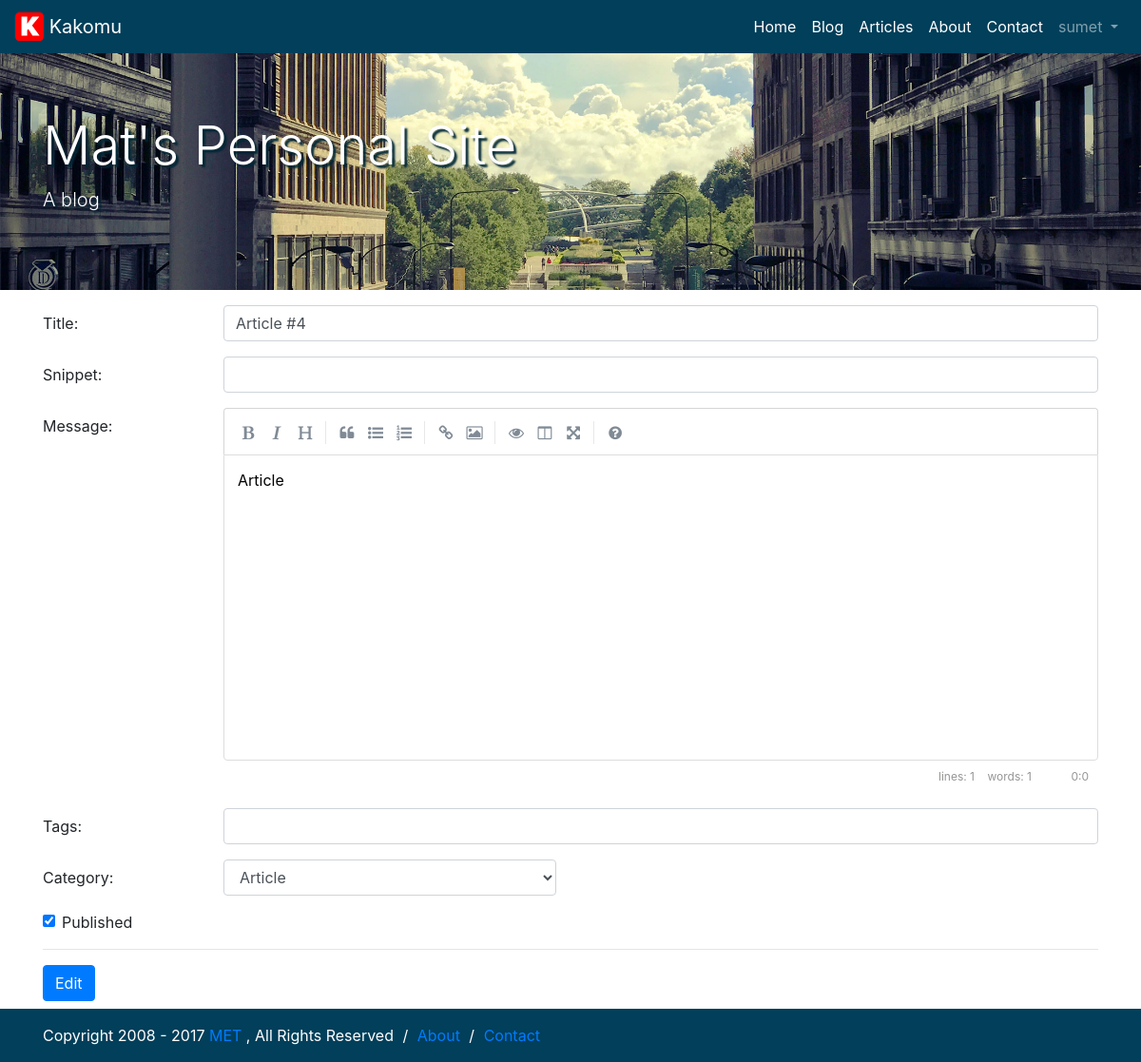
The page /edit/article-4 (signed in) on the database its author committed.
### blog/models.py (models this page shows, shortened)
class Post(models.Model):
    CATEGORY_CHOICES = (
        ('A', 'Article'),
        ('B', 'Blog'),
        ('P', 'Permanent Page'),
    )
    title = models.CharField(max_length=1023)
    snippet = models.CharField(max_length=1023, blank=True, null=True) #Only used for previews
    message = models.TextField()
    published_at = models.DateTimeField(blank=True, null=True)
    updated_at = models.DateTimeField(blank=True, null=True)
    created_by = models.ForeignKey(User, null=True, related_name='posts', on_delete=models.SET_NULL)
    updated_by = models.ForeignKey(User, blank=True, null=True, related_name='+', on_delete=models.SET_NULL)
    tags = models.CharField(blank=True, max_length=1023)
    slug = models.SlugField(unique=True)
    published = models.BooleanField()
    category = models.CharField(max_length=1, choices=CATEGORY_CHOICES) #convert to choice between blog and article

### blog/views.py (the view, shortened to what this page needs)
# urls.py: path('edit/<slug:slug>', blog_views.EditPost.as_view(), name='edit_post'),
@method_decorator(user_is_author_or_su, name='dispatch')
class EditPost(UpdateView):
    model = Post
    fields = ('title', 'snippet', 'message', 'tags', 'category', 'published')
    template_name = 'edit_post.html'
    slug_field = 'slug'
    context_object_name = 'post'

### blog/templatetags/form_tags.py (called while the page is built)
@register.filter(name='get_widget')
def get_widget(field):
    type = field.field.widget.__class__.__name__
    return str(type)

@register.filter(name='set_class')
def set_class(field, arg):
    if field.form.is_bound:
        if field.errors:
            arg = arg + " is-invalid"
        else:
            arg = arg + " is-valid"
    return field.as_widget(attrs={'class': arg})

@register.filter(name='title')
@stringfilter
def title(value):
    return value.title()

### blog/templatetags/text_filter_tags.py (called while the page is built)
@register.filter
def add_year(text):
    return date.today().year

### templates/edit_post.html (shortened to what this page needs)
{% extends 'base.html' %}
{% load static %}
{% block content %}
    <form method="post" novalidate class="mb-2">
        {% include 'includes/form.html' %}
        <button type="submit" class="btn btn-primary">Edit</button>
    </form>
{% endblock %}
{% block stylesheet %}
    <link href="{% static 'css/simplemde.min.css' %}" rel="stylesheet">
{% endblock %}

### templates/base.html (shortened to what this page needs)
{% load static %}{% load text_filter_tags %}<!DOCTYPE html>
<html lang="en">
    <head>
        <link href="{% static 'css/bootstrap.min.css' %}" rel="stylesheet">
        {% block stylesheet %}{% endblock %}
    </head>
    <body>
        {% block body %}
        <nav class="navbar navbar-expand-lg navbar-dark" style="Background-color: #013f5a">
            <a class="navbar-brand" href="{% url 'home' %}">
                <img src="{% static 'img/K-logo.svg' %}" width="30" height="30" class="d-inline-block align-top">
                Kakomu
            </a>
            <div class="collapse navbar-collapse" id="navbarSupportedContent">
                <ul class="navbar-nav">
                    <li class="nav-item active">
                        <a class="nav-link" href="{% url 'home' %}">
                            Home
                        </a>
                    </li>
                    <li class="nav-item active">
                        <a class="nav-link" href="{% url 'blog_post_list' %}">
                            Blog
                        </a>
                    </li>
                    <li class="nav-item active">
                        <a class="nav-link" href="{% url 'article_post_list' %}">
                            Articles
                        </a>
                    </li>
                    <li class="nav-item active">
                        <a class="nav-link" href="{% url 'about' %}">
                            About
                        </a>
                    </li>
                    <li class="nav-item active">
                        <a class="nav-link" href="{% url 'contact' %}">
                            Contact
                        </a>
                    </li>
                    {% if user.is_authenticated %}
                    <li class="nav-item dropdown">
                        <a class="nav-link dropdown-toggle" href="#" id="navbarAcocuntDropdown" role="button" data-toggle="dropdown" aria-haspopup="true" aria-expanded="false">
                            {{ user.username }}
                        </a>
                    </li>
                    {% endif %}
                </ul>
            </div>
        </nav>
        <div class="jumbotron jumbotron-fluid text-white mb-3" style="background-image: url('{% static 'img/bg-jumbo.jpg' %}'); background-size: cover; background-position: center;">
            <div class="container">
                <h1 class="display-4" style="text-shadow: 3px 3px 2px rgba(1,39,53,0.96) ;">
                    Mat's Personal Site
                </h1>
                <p class="lead" style="text-shadow: 3px 3px 2px rgba(1,39,53,0.96) ;">
                    {% block subtitle %}A blog{% endblock %}
                </p>
            </div>
        </div>
        <div class="container">
            {% block content%}{% endblock%}
        </div>
        <footer style="width: 100%; background-color: #013f5a;">
            <div class="container py-3 text-white">
                <ul class="list-inline my-0">
                    <li class="list-inline-item">
                        Copyright 2008 - {{ year|add_year }}
                        <a href="http://methompson.com">MET</a>
                        , All Rights Reserved
                    </li>
                    <li class="list-inline-item">
                        /
                    </li>
                    <li class="list-inline-item">
                        <a href="#">
                            About
                        </a>
                    </li>
                    <li class="list-inline-item">
                        /
                    </li>
                    <li class="list-inline-item">
                        <a href="#">
                            Contact
                        </a>
                    </li>
                </ul>
            </div>
        </footer>
        {% endblock %}
    </body>
</html>

### templates/includes/form.html (shortened to what this page needs)
{% load form_tags %}
{% for field in form.visible_fields %}
    {% if field|get_widget == 'CheckboxInput' %}
        <div class="form-check">
            <label class="form-check-label">
                {{ field|set_class:'form-check-input' }}
                {{ field.label|title }}
            </label>
        </div>
    {% elif field|get_widget == 'Textarea' %}
        <div class="form-group row">
            <label class="col-sm-2 col-form-label">
                {{ field.label|title }}:
            </label>
            <div class="col-sm-10">
            </div>
        </div>
    {% elif field|get_widget == 'Select' %}
        <div class="form-group row">
            <label class="col-sm-2 col-form-label">
                {{ field.label|title }}:
            </label>
            <div class="col-sm-4">
                {{ field|set_class:'form-control' }}
            </div>
        </div>
    {% else %}
        <div class="form-group row">
            <label class="col-sm-2 col-form-label">
                {{ field.label|title }}:
            </label>
            <div class="col-sm-10">
                {{ field|set_class:'form-control' }}
            </div>
        </div>
    {% endif %}
{% endfor %}
<hr>

### rows shown on the page
Post: visible_fields "Article #4", visible_fields "Article", visible_fields "☑"

### other values the page prints
{{ user.username }} "sumet"
{{ field.label|title }} "Title" "Snippet" "Tags"
{{ field.label|title }} "Message"
{{ field.label|title }} "Category"
{{ field.label|title }} "Published"
{{ year|add_year }} "2017"
